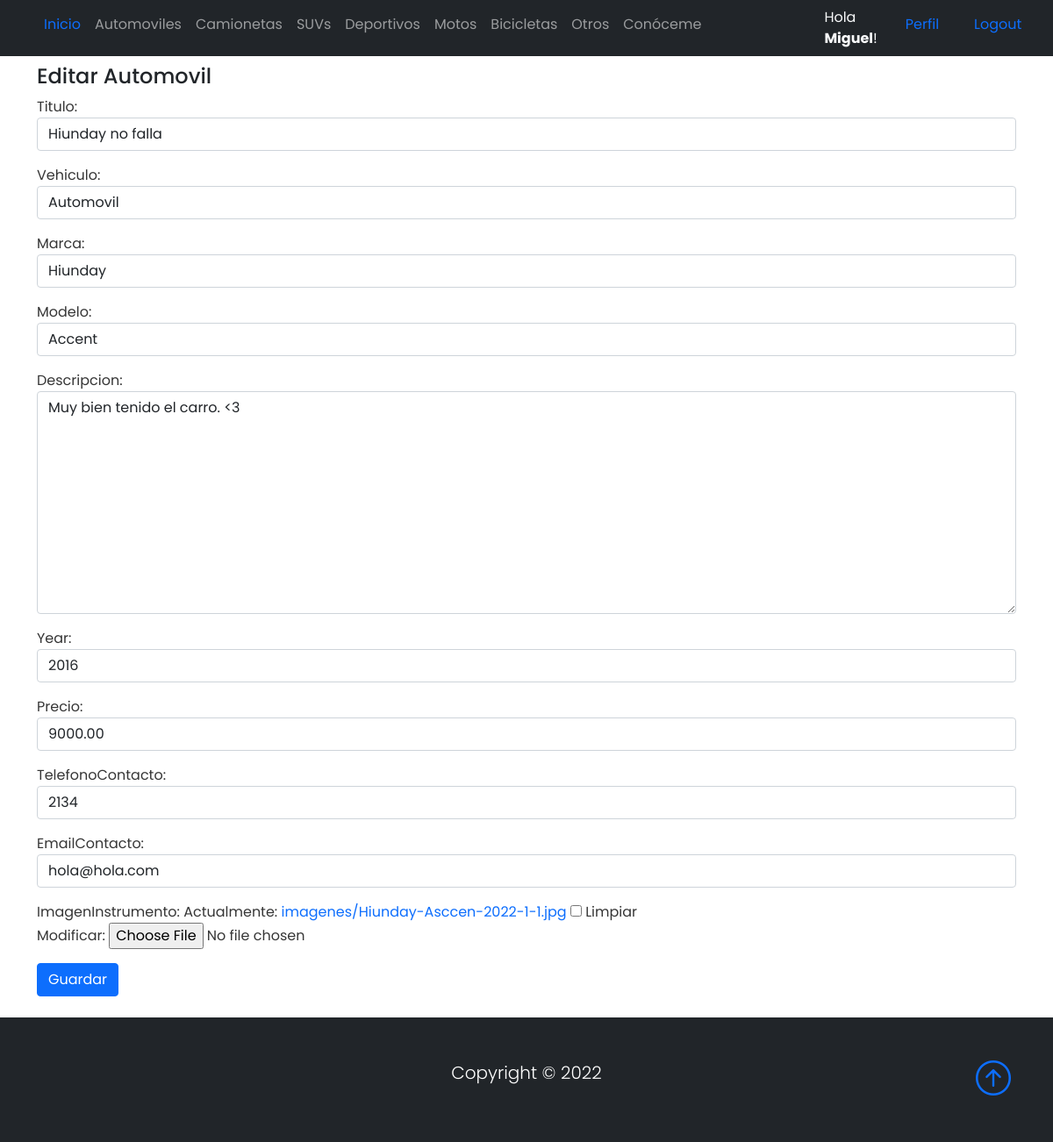
/automovilEdicion/6/ (signed in), run on the app's committed database.
### Base/models.py (models this page shows, shortened)
class Vehiculo(models.Model):
    vehiculoSeleccion = (
    ('automovil', 'Automovil'),
    ('camioneta', 'Camioneta'),
    ('suv','Suv'),
    ('deportivo','Deportivo'),
    ('moto','Moto'),
    ('bicicleta','Bicicleta'),
    ('otro', 'Otro'),
    )
    usuario = models.ForeignKey(User, on_delete=models.CASCADE, null=True, blank=True)
    titulo = models.CharField(max_length=200)
    vehiculo = models.CharField(max_length=15, choices=vehiculoSeleccion, default='automovil')
    marca = models.CharField(max_length=40)
    modelo = models.CharField(max_length=40)
    descripcion = models.TextField(null=True, blank=True)
    year = models.IntegerField()
    precio = models.DecimalField(max_digits=10, decimal_places=2)
    fechaPublicacion = models.DateTimeField(auto_now_add=True)
    telefonoContacto = models.IntegerField()
    emailContacto = models.EmailField()
    imagenInstrumento = models.ImageField(null=True, blank=True, upload_to="imagenes/")
    class Meta:
        ordering = ['usuario', '-fechaPublicacion']

### Base/views.py (the view)
# urls.py: path('automovilEdicion/<int:pk>/', AutomovilUpdate.as_view(), name='automovil_editar'),
class AutomovilUpdate(LoginRequiredMixin, UpdateView):
    model = Vehiculo
    form_class = ActualizacionVehiculo
    success_url = reverse_lazy('automoviles')
    context_object_name = 'automovil'
    template_name = 'Base/automovilEdicion.html'

### Base/forms.py
class ActualizacionVehiculo(forms.ModelForm):
    class Meta:
        model = Vehiculo
        fields = ('titulo', 'vehiculo', 'marca', 'modelo', 'descripcion', 'year', 'precio', 'telefonoContacto', 'emailContacto', 'imagenInstrumento')
        widgets = {
            'titulo' : forms.TextInput(attrs={'class': 'form-control'}),
            'vehiculo' : forms.Select(attrs={'class': 'form-control'}),
            'marca' : forms.TextInput(attrs={'class': 'form-control'}),
            'modelo' : forms.TextInput(attrs={'class': 'form-control'}),
            'descripcion' : forms.Textarea(attrs={'class': 'form-control'}),
            'year' : forms.TextInput(attrs={'class': 'form-control'}),
            'precio' : forms.TextInput(attrs={'class': 'form-control'}),
            'telefonoContacto' : forms.TextInput(attrs={'class': 'form-control'}),
            'emailContacto' : forms.TextInput(attrs={'class': 'form-control'}),
        }

### Base/templates/Base/automovilEdicion.html
{% extends 'Base/home.html' %}
{% block content %}
<br>
<br>
{% if user.id == automovil.usuario.id %}
<div class="container">
    <h4>Editar Automovil</h4>
</div>
<div class="container">
    <div class="form-group">
        <form method="post" enctype="multipart/form-data">{% csrf_token %}
            {{ form.as_p }}
            <button type="submit" class="btn btn-primary">Guardar</button>
        </form>
    </div>
</div>
<br>
{% else %}
<div class="container">
<h4>No tienes acceso a esta pagina!</h4>
</div>
{% endif %}
{% endblock %}

### Base/templates/Base/home.html (shortened to what this page needs)
{% load static %}
<!DOCTYPE html>
<html lang="en">
<head>
    <link href="https://cdn.jsdelivr.net/npm/bootstrap@5.0.2/dist/css/bootstrap.min.css" rel="stylesheet"
>
    <link rel="stylesheet" href="https://cdn.jsdelivr.net/npm/bootstrap-icons@1.3.0/font/bootstrap-icons.css">
    <link rel="stylesheet" type="text/css" href="{% static 'style.css' %}">
</head>
<body>
    <nav class="navbar navbar-expand-sm bg-dark navbar-dark py-2 fixed-top">
      <div class="container">
            <div class="collapse navbar-collapse" id="navmenu">
              <ul class="navbar-nav mr-auto">
                <li class="nav-item">
                  <a class="nav-link" href="{% url 'home' %}"><span class="text-primary">Inicio</span></a>
                </li>
                <li class="nav-item">
                  <a class="nav-link" href="{% url 'automoviles' %}">Automoviles</a>
                </li>
                <li class="nav-item">
                  <a class="nav-link" href="{% url 'camionetas' %}">Camionetas</a>
                </li>
                <li class="nav-item">
                  <a class="nav-link" href="{% url 'suvs' %}">SUVs</a>
                </li>
                <li class="nav-item">
                  <a class="nav-link" href="{% url 'deportivos' %}">Deportivos</a>
                </li>
                <li class="nav-item">
                  <a class="nav-link" href="{% url 'motos' %}">Motos</a>
                </li>
                <li class="nav-item">
                  <a class="nav-link" href="{% url 'bicicletas' %}">Bicicletas</a>
                </li>
                <li class="nav-item">
                  <a class="nav-link" href="{% url 'otros' %}">Otros</a>
                </li>
                <li class="nav-item">
                  <a class="nav-link" href="{% url 'acerca_de_mi' %}">Conóceme</a>
                </li>
                <div class="container"></div>
                <div class="container"></div>
                <div class="container"></div>
                <div class="container"></div>
                <div class="container"></div>
                {% if request.user.is_authenticated %}
                <div class="container">
                <li class="nav-item">
                  <span class="text-light"> Hola <strong>{{request.user.first_name}}</strong>!</span>
                </li>
                </div>
                <div class="container">
                <li class="nav-item">
                  <a class="nav-link" href="{% url 'editar_perfil' %}"><span class="text-primary">Perfil</span></a>
                </li>
                </div>
                <div class="container">
                <li class="nav-item">
                  <a class="nav-link" href="{% url 'logout' %}"><span class="text-primary">Logout</span></a>
                </li>
                </div>
              {% endif %}
           </ul>
          </div>
      </div>
  </nav>
      {% block content %}{% endblock %}
  <footer class="p-5 bg-dark text-white text-center position-relative">
      <div class="container">
          <p class="lead text-white">Copyright &copy; 2022</p>
          <a href="" class="position-absolute bottom-0 end-0 p-5">
              <i class="bi bi-arrow-up-circle h1"></i>
          </a>
      </div>
  </footer>
</body>
</html>

### Base/static/style.css (style rules this page uses)
body { background-color: white; font-family: 'Poppins', 'Nunito', sans-serif; padding-top: 25px; }
a { text-decoration: none; }
li { text-decoration: none; }
p { color: #363636; }

### data on the page
Vehiculo: titulo "Hiunday no falla", vehiculo "Automovil", marca "Hiunday", modelo "Accent", descripcion "Muy bien tenido el carro. <3", year "2016", precio "9000.00", telefonoContacto "2134", emailContacto "hola@hola.com"

### other printed values
{{ request.user.first_name }} "Miguel"
